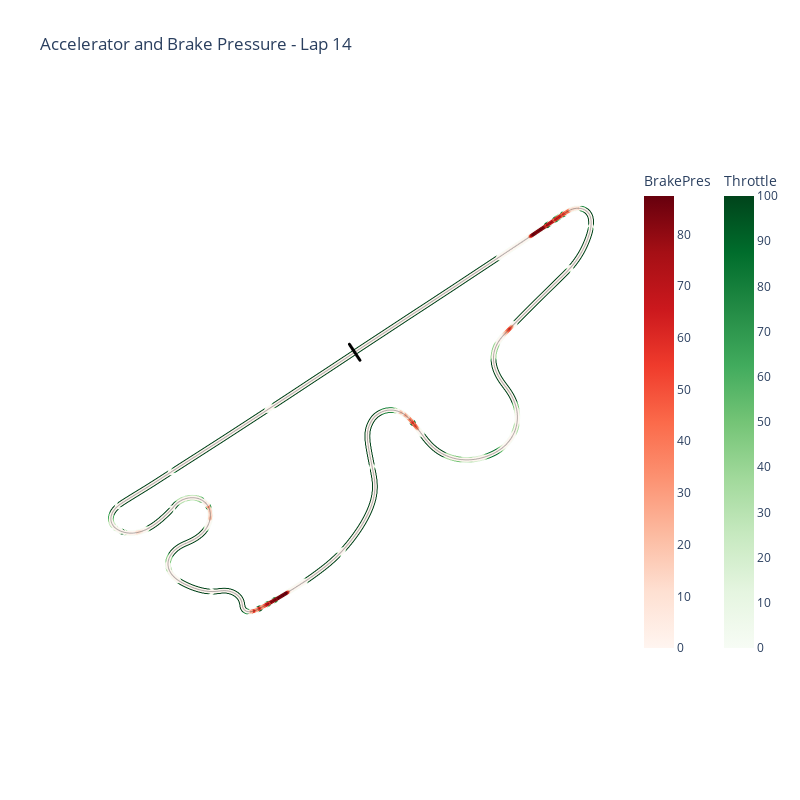

Notebook code cell kept with this figure:
### Code cell
# Plot with multiple color channels (automatically interpolated to GPS timebase)
fig = plot_gps_channels(
    channels,
    lat_channel="GPS Latitude",
    lon_channel="GPS Longitude",
    color_channels=[
        ("BrakePress", "BrakePres", "Reds"),
        ("PPS", "Throttle", "Greens"),
    ],
    title=f"Accelerator and Brake Pressure - Lap {int(selected_lap['num'])}",
)
show_fig(fig)

### Figure 1 — Plotly figure (JSON) as saved in the notebook; plotly's stock layout.template omitted (floating-point values rounded to 4 significant figures; data arrays with more than 128 entries replaced by an {"elided": "..."} marker saying what was removed)
{"data": [{"hovertemplate": "Throttle: %{marker.color:.2f}<br>Lon: %{x:.6f}<br>Lat: %{y:.6f}<extra></extra>", "marker": {"color": {"elided": "3126 float values"}, "colorbar": {"len": 0.8, "title": {"text": "Throttle"}, "x": 1.17}, "colorscale": [[0.0, "rgb(247,252,245)"], [0.125, "rgb(229,245,224)"], [0.25, "rgb(199,233,192)"], [0.375, "rgb(161,217,155)"], [0.5, "rgb(116,196,118)"], [0.625, "rgb(65,171,93)"], [0.75, "rgb(35,139,69)"], [0.875, "rgb(0,109,44)"], [1.0, "rgb(0,68,27)"]], "showscale": true, "size": 6}, "mode": "markers", "name": "Throttle", "showlegend": false, "type": "scattergl", "x": {"elided": "3126 float values"}, "y": {"elided": "3126 float values"}}, {"hovertemplate": "BrakePres: %{marker.color:.2f}<br>Lon: %{x:.6f}<br>Lat: %{y:.6f}<extra></extra>", "marker": {"color": {"elided": "3126 float values"}, "colorbar": {"len": 0.8, "title": {"text": "BrakePres"}, "x": 1.02}, "colorscale": [[0.0, "rgb(255,245,240)"], [0.125, "rgb(254,224,210)"], [0.25, "rgb(252,187,161)"], [0.375, "rgb(252,146,114)"], [0.5, "rgb(251,106,74)"], [0.625, "rgb(239,59,44)"], [0.75, "rgb(203,24,29)"], [0.875, "rgb(165,15,21)"], [1.0, "rgb(103,0,13)"]], "showscale": true, "size": 4}, "mode": "markers", "name": "BrakePres", "showlegend": false, "type": "scattergl", "x": {"elided": "3126 float values"}, "y": {"elided": "3126 float values"}}, {"hoverinfo": "skip", "line": {"color": "black", "width": 1}, "mode": "lines", "name": "Track Outline", "opacity": 0.3, "showlegend": false, "type": "scattergl", "x": {"elided": "3126 float values"}, "y": {"elided": "3126 float values"}}, {"hoverinfo": "skip", "line": {"color": "black", "width": 3}, "mode": "lines", "name": "Start/Finish", "showlegend": false, "type": "scattergl", "x": [138.9, 138.9], "y": [35.37, 35.37]}], "layout": {"height": 800, "hovermode": "closest", "plot_bgcolor": "white", "title": {"text": "Accelerator and Brake Pressure - Lap 14"}, "width": 800, "xaxis": {"scaleanchor": "y", "scaleratio": 1, "showgrid": false, "showticklabels": false, "zeroline": false}, "yaxis": {"showgrid": false, "showticklabels": false, "zeroline": false}}}
